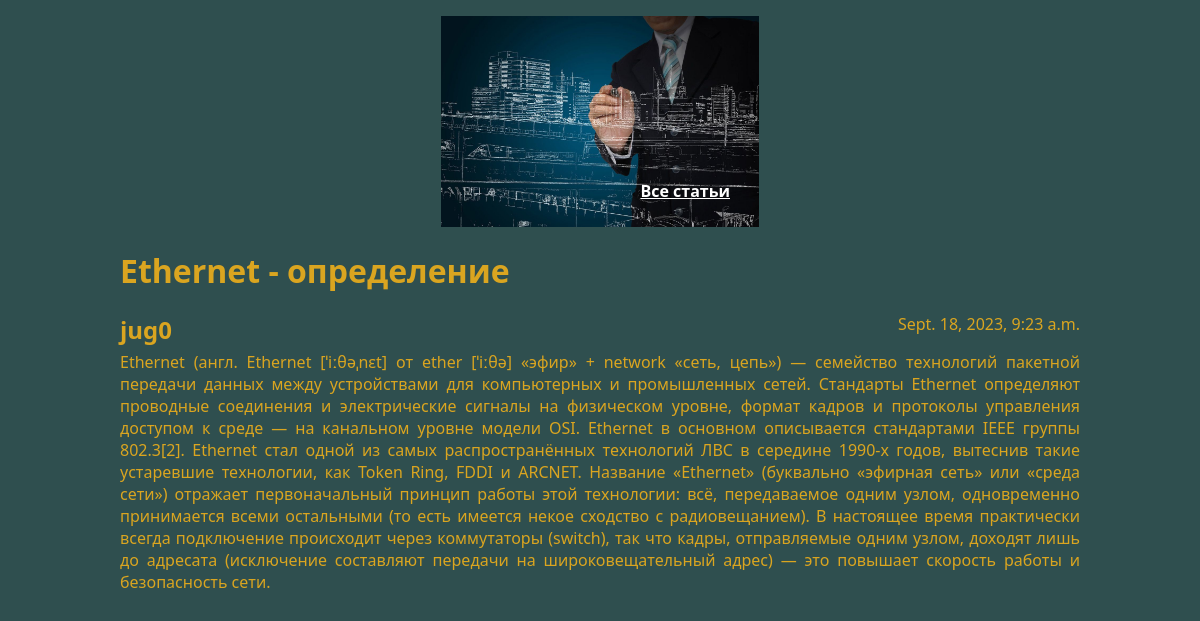
The app's page /article/2 with its own data.
### articles/models.py (models this page shows, shortened)
class Article(models.Model):
    title = models.CharField(max_length=200)
    author = models.ForeignKey(User, on_delete=models.CASCADE)
    text = models.TextField()
    created_date = models.DateTimeField(auto_now_add=True)

### articles/views.py (the view)
# urls.py: path("article/<int:article_id>", get_article, name="article_detail"),
def get_article(request, article_id):
    try:
        post = Article.objects.get(id=article_id)
        return render(request, "article_detail.html", {"post": post})
    except Article.DoesNotExist:
        return Http404

### templates/article_detail.html (shortened to what this page needs)
{% load static %}
<!DOCTYPE html>
<html lang="en">
  <head>
    <link rel="stylesheet" href="{% static 'css/article_detail.css' %}">
  </head>
  <body>
    <div class="article">
        <div class="article-border">
            <p>
                <div class="article-header">
                    <img class="article-image" src="{% static "1.png" %}" alt="image">
                </div>
                <a class="link" href="{% url 'home' %}">Все статьи</a>
            </p>
        </div>
        <div class="post">
            <h1 class="post-title">{{ post.title }}</h1>
            <div class="article-info">
                <h2>
                    <div class="article-author">{{ post.author.username }}</div>
                </h2>
                <div class="article-created-date">{{ post.created_date }}</div>
                <p class="article-text">{{ post.text }}</p>
            </div>
        </div>
    </div>
  </body>
</html>

### static/css/article_detail.css (style rules this page uses)
body { background: #2F4F4F; font-family: system-ui, -apple-system, BlinkMacSystemFont, 'Segoe UI', Roboto, Oxygen, Ubuntu, Cantarell, 'Open Sans', 'Helvetica Neue', sans-serif; color: goldenrod; }
img { display: block; width: 318px; margin-left: auto; margin-right: auto; }
.article { width: 960px; margin-left: auto; margin-right: auto; }
.article-author { width: 50%; float: left; }
.article-created-date { text-align: right; }
.link { color: white; font-weight: bold; position: absolute; right: 470px; top: 180px; }
.article-border p { text-align: right; }
.article-text { width: 960px; text-align: justify; }

### records on screen
Article: title "Ethernet - определение", author.username "jug0", created_date "Sept. 18, 2023, 9:23 a.m.", text "Ethernet (англ. Ethernet [ˈiːθəˌnɛt] от ether [ˈiːθə] «эфир» + network «сеть, цепь») — семейство технологий пакетной передачи данных между устройствами для компьютерных и промышленных сетей. Стандарты Ethernet определяют проводные соединения и электрические сигналы на физическом уровне, формат кадров и протоколы управления доступом к среде — на канальном уровне модели OSI. Ethernet в основном описывается стандартами IEEE группы 802.3[2]. Ethernet стал одной из самых распространённых технологий ЛВС в середине 1990-х годов, вытеснив такие устаревшие технологии, как Token Ring, FDDI и ARCNET. Название «Ethernet» (буквально «эфирная сеть» или «среда сети») отражает первоначальный принцип работы…"
